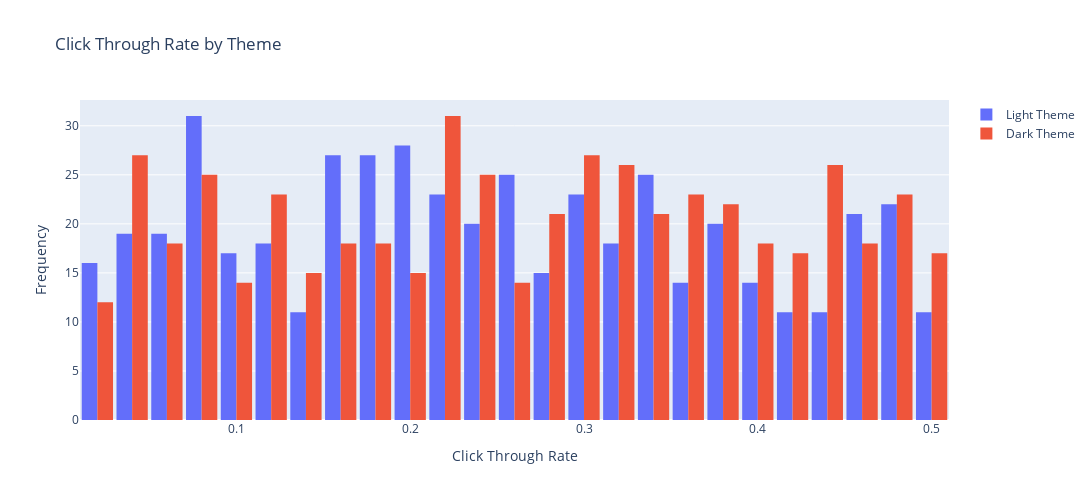

Source (notebook cell):
### Markdown cell above
Now, let’s have a look at the histogram of the CTR of both themes:

### Code cell
# Extract data for each theme
light_theme_data = df[df['Theme'] == 'Light Theme']
dark_theme_data = df[df['Theme'] == 'Dark Theme']

# Create grouped bar chart for Conversion Rate
fig = go.Figure()

fig.add_trace(go.Histogram(x=light_theme_data['Click Through Rate'], name='Light Theme', opacity=1,nbinsx = 30))
fig.add_trace(go.Histogram(x=dark_theme_data['Click Through Rate'], name='Dark Theme', opacity=1, nbinsx = 30))

fig.update_layout(
    title_text='Click Through Rate by Theme',
    xaxis_title_text='Click Through Rate',
    yaxis_title_text='Frequency',
    barmode='group',
    bargap=0.1,
    height = 500,
    width = 1400
)

# Show bar chart
fig.show()

### Figure 1 — Plotly figure (JSON) as saved in the notebook; plotly's stock layout.template omitted (floating-point values rounded to 4 significant figures; data arrays with more than 128 entries replaced by an {"elided": "..."} marker saying what was removed)
{"data": [{"name": "Light Theme", "nbinsx": 30, "opacity": 1, "type": "histogram", "x": {"elided": "486 float values"}}, {"name": "Dark Theme", "nbinsx": 30, "opacity": 1, "type": "histogram", "x": {"elided": "514 float values"}}], "layout": {"bargap": 0.1, "barmode": "group", "height": 500, "title": {"text": "Click Through Rate by Theme"}, "width": 1400, "xaxis": {"autorange": true, "range": [0.01, 0.51], "title": {"text": "Click Through Rate"}, "type": "linear"}, "yaxis": {"autorange": true, "range": [0, 32.63], "title": {"text": "Frequency"}}}}
